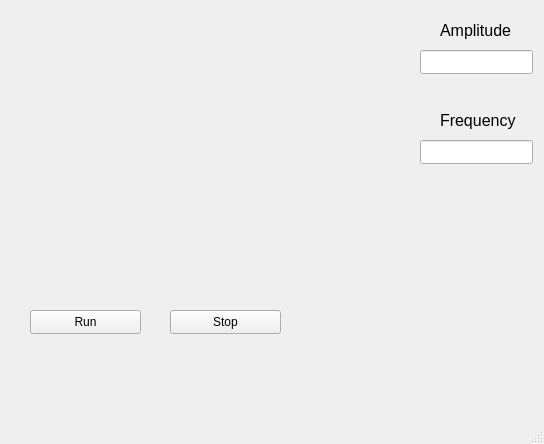
<?xml version="1.0" encoding="UTF-8"?>
<ui version="4.0">
 <class>MainWindow</class>
 <widget class="QMainWindow" name="MainWindow">
  <property name="geometry">
   <rect>
    <x>0</x>
    <y>0</y>
    <width>544</width>
    <height>444</height>
   </rect>
  </property>
  <property name="windowTitle">
   <string>MainWindow</string>
  </property>
  <widget class="QWidget" name="centralwidget">
   <widget class="QCustomPlot" name="widget" native="true">
    <property name="geometry">
     <rect>
      <x>30</x>
      <y>10</y>
      <width>381</width>
      <height>281</height>
     </rect>
    </property>
   </widget>
   <widget class="QLineEdit" name="lineEdit_amp">
    <property name="geometry">
     <rect>
      <x>420</x>
      <y>50</y>
      <width>113</width>
      <height>24</height>
     </rect>
    </property>
   </widget>
   <widget class="QLineEdit" name="lineEdit_freq">
    <property name="geometry">
     <rect>
      <x>420</x>
      <y>140</y>
      <width>113</width>
      <height>24</height>
     </rect>
    </property>
   </widget>
   <widget class="QLabel" name="label">
    <property name="geometry">
     <rect>
      <x>440</x>
      <y>110</y>
      <width>81</width>
      <height>21</height>
     </rect>
    </property>
    <property name="font">
     <font>
      <pointsize>12</pointsize>
     </font>
    </property>
    <property name="text">
     <string>Frequency</string>
    </property>
   </widget>
   <widget class="QLabel" name="label_2">
    <property name="geometry">
     <rect>
      <x>440</x>
      <y>20</y>
      <width>71</width>
      <height>21</height>
     </rect>
    </property>
    <property name="font">
     <font>
      <pointsize>12</pointsize>
     </font>
    </property>
    <property name="text">
     <string>Amplitude</string>
    </property>
   </widget>
   <widget class="QPushButton" name="Apply_run">
    <property name="geometry">
     <rect>
      <x>30</x>
      <y>310</y>
      <width>111</width>
      <height>24</height>
     </rect>
    </property>
    <property name="text">
     <string>Run</string>
    </property>
   </widget>
   <widget class="QPushButton" name="Apply_stop">
    <property name="geometry">
     <rect>
      <x>170</x>
      <y>310</y>
      <width>111</width>
      <height>24</height>
     </rect>
    </property>
    <property name="text">
     <string>Stop</string>
    </property>
   </widget>
  </widget>
  <widget class="QMenuBar" name="menubar">
   <property name="geometry">
    <rect>
     <x>0</x>
     <y>0</y>
     <width>544</width>
     <height>21</height>
    </rect>
   </property>
  </widget>
  <widget class="QStatusBar" name="statusbar"/>
 </widget>
 <customwidgets>
  <customwidget>
   <class>QCustomPlot</class>
   <extends>QWidget</extends>
   <header>qcustomplot.h</header>
   <container>1</container>
  </customwidget>
 </customwidgets>
 <resources/>
 <connections/>
</ui>
